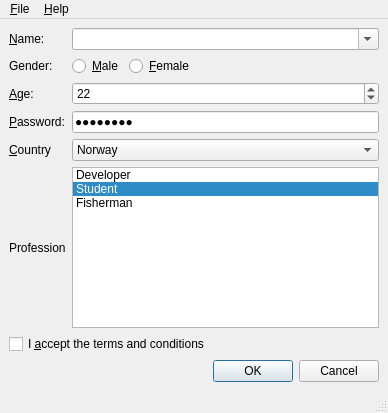
<ui version="4.0" >
 <class>MainWindow</class>
 <widget class="QMainWindow" name="MainWindow" >
  <property name="geometry" >
   <rect>
    <x>0</x>
    <y>0</y>
    <width>388</width>
    <height>413</height>
   </rect>
  </property>
  <property name="windowTitle" >
   <string>MainWindow</string>
  </property>
  <widget class="QWidget" name="centralwidget" >
   <layout class="QGridLayout" >
    <property name="margin" >
     <number>9</number>
    </property>
    <property name="spacing" >
     <number>6</number>
    </property>
    <item row="0" column="0" >
     <widget class="QLabel" name="nameLabel" >
      <property name="text" >
       <string>&amp;Name:</string>
      </property>
      <property name="buddy" >
       <cstring>nameCombo</cstring>
      </property>
     </widget>
    </item>
    <item row="0" column="1" colspan="3" >
     <widget class="QComboBox" name="nameCombo" >
      <property name="toolTip" >
       <string>Specify your name</string>
      </property>
      <property name="editable" >
       <bool>true</bool>
      </property>
      <property name="currentIndex" >
       <number>-1</number>
      </property>
      <item>
       <property name="text" >
        <string>Girish</string>
       </property>
      </item>
      <item>
       <property name="text" >
        <string>Jasmin</string>
       </property>
      </item>
      <item>
       <property name="text" >
        <string>Simon</string>
       </property>
      </item>
      <item>
       <property name="text" >
        <string>Zack</string>
       </property>
      </item>
     </widget>
    </item>
    <item row="1" column="3" >
     <spacer>
      <property name="orientation" >
       <enum>Qt::Horizontal</enum>
      </property>
      <property name="sizeHint" >
       <size>
        <width>40</width>
        <height>20</height>
       </size>
      </property>
     </spacer>
    </item>
    <item row="1" column="2" >
     <widget class="QRadioButton" name="femaleRadioButton" >
      <property name="toolTip" >
       <string>Check this if you are female</string>
      </property>
      <property name="text" >
       <string>&amp;Female</string>
      </property>
     </widget>
    </item>
    <item row="6" column="0" colspan="4" >
     <widget class="QCheckBox" name="agreeCheckBox" >
      <property name="toolTip" >
       <string>Please read the license before checking this</string>
      </property>
      <property name="text" >
       <string>I &amp;accept the terms and conditions</string>
      </property>
     </widget>
    </item>
    <item row="1" column="1" >
     <widget class="QRadioButton" name="maleRadioButton" >
      <property name="toolTip" >
       <string>Check this if you are male</string>
      </property>
      <property name="text" >
       <string>&amp;Male</string>
      </property>
     </widget>
    </item>
    <item row="1" column="0" >
     <widget class="QLabel" name="genderLabel" >
      <property name="text" >
       <string>Gender:</string>
      </property>
     </widget>
    </item>
    <item row="2" column="1" colspan="3" >
     <widget class="QSpinBox" name="ageSpinBox" >
      <property name="toolTip" >
       <string>Specify your age</string>
      </property>
      <property name="statusTip" >
       <string>Specify your age here</string>
      </property>
      <property name="minimum" >
       <number>12</number>
      </property>
      <property name="value" >
       <number>22</number>
      </property>
     </widget>
    </item>
    <item row="7" column="2" colspan="2" >
     <widget class="QDialogButtonBox" name="buttonBox" >
      <property name="orientation" >
       <enum>Qt::Horizontal</enum>
      </property>
      <property name="standardButtons" >
       <set>QDialogButtonBox::Cancel|QDialogButtonBox::NoButton|QDialogButtonBox::Ok</set>
      </property>
     </widget>
    </item>
    <item row="2" column="0" >
     <widget class="QLabel" name="ageLabel" >
      <property name="text" >
       <string>&amp;Age:</string>
      </property>
      <property name="buddy" >
       <cstring>ageSpinBox</cstring>
      </property>
     </widget>
    </item>
    <item row="3" column="0" >
     <widget class="QLabel" name="passwordLabel" >
      <property name="text" >
       <string>&amp;Password:</string>
      </property>
      <property name="buddy" >
       <cstring>passwordEdit</cstring>
      </property>
     </widget>
    </item>
    <item row="3" column="1" colspan="3" >
     <widget class="QLineEdit" name="passwordEdit" >
      <property name="toolTip" >
       <string>Specify your password</string>
      </property>
      <property name="statusTip" >
       <string>Specify your password here</string>
      </property>
      <property name="text" >
       <string>Password</string>
      </property>
      <property name="echoMode" >
       <enum>QLineEdit::Password</enum>
      </property>
     </widget>
    </item>
    <item row="5" column="0" >
     <widget class="QLabel" name="label" >
      <property name="text" >
       <string>Profession</string>
      </property>
      <property name="buddy" >
       <cstring>professionList</cstring>
      </property>
     </widget>
    </item>
    <item row="4" column="0" >
     <widget class="QLabel" name="countryLabel" >
      <property name="text" >
       <string>&amp;Country</string>
      </property>
      <property name="buddy" >
       <cstring>professionList</cstring>
      </property>
     </widget>
    </item>
    <item row="5" column="1" colspan="3" >
     <widget class="QListWidget" name="professionList" >
      <property name="toolTip" >
       <string>Select your profession</string>
      </property>
      <property name="statusTip" >
       <string>Select your profession</string>
      </property>
      <property name="whatsThis" >
       <string>Select your profession</string>
      </property>
      <property name="currentRow" >
       <number>1</number>
      </property>
      <item>
       <property name="text" >
        <string>Developer</string>
       </property>
      </item>
      <item>
       <property name="text" >
        <string>Student</string>
       </property>
      </item>
      <item>
       <property name="text" >
        <string>Fisherman</string>
       </property>
      </item>
     </widget>
    </item>
    <item row="4" column="1" colspan="3" >
     <widget class="QComboBox" name="countryCombo" >
      <property name="toolTip" >
       <string>Specify your country</string>
      </property>
      <property name="statusTip" >
       <string>Specify your country here</string>
      </property>
      <property name="currentIndex" >
       <number>2</number>
      </property>
      <item>
       <property name="text" >
        <string>Germany</string>
       </property>
      </item>
      <item>
       <property name="text" >
        <string>India</string>
       </property>
      </item>
      <item>
       <property name="text" >
        <string>Norway</string>
       </property>
      </item>
      <item>
       <property name="text" >
        <string>United States Of America</string>
       </property>
      </item>
      <item>
       <property name="text" >
        <string>United Kingdom</string>
       </property>
      </item>
     </widget>
    </item>
   </layout>
  </widget>
  <widget class="QMenuBar" name="menubar" >
   <property name="geometry" >
    <rect>
     <x>0</x>
     <y>0</y>
     <width>388</width>
     <height>21</height>
    </rect>
   </property>
   <widget class="QMenu" name="menu_File" >
    <property name="title" >
     <string>&amp;File</string>
    </property>
    <addaction name="editStyleAction" />
    <addaction name="separator" />
    <addaction name="exitAction" />
   </widget>
   <widget class="QMenu" name="menu_Help" >
    <property name="title" >
     <string>&amp;Help</string>
    </property>
    <addaction name="aboutAction" />
    <addaction name="separator" />
    <addaction name="aboutQtAction" />
   </widget>
   <addaction name="menu_File" />
   <addaction name="menu_Help" />
  </widget>
  <widget class="QStatusBar" name="statusbar" />
  <action name="exitAction" >
   <property name="text" >
    <string>&amp;Exit</string>
   </property>
  </action>
  <action name="aboutQtAction" >
   <property name="text" >
    <string>About Qt</string>
   </property>
  </action>
  <action name="editStyleAction" >
   <property name="text" >
    <string>Edit &amp;Style</string>
   </property>
  </action>
  <action name="aboutAction" >
   <property name="text" >
    <string>About</string>
   </property>
  </action>
 </widget>
 <tabstops>
  <tabstop>maleRadioButton</tabstop>
  <tabstop>femaleRadioButton</tabstop>
  <tabstop>ageSpinBox</tabstop>
  <tabstop>passwordEdit</tabstop>
  <tabstop>professionList</tabstop>
  <tabstop>agreeCheckBox</tabstop>
 </tabstops>
 <resources/>
 <connections/>
</ui>
